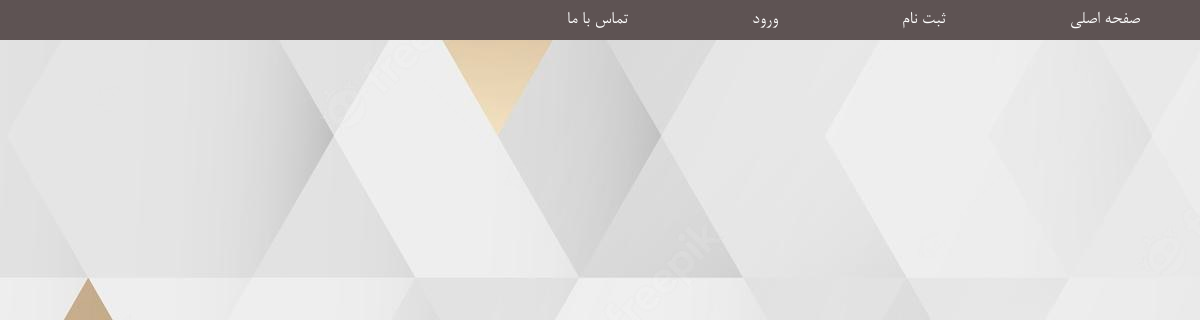
Page /polls/course/all on the earlier database version.
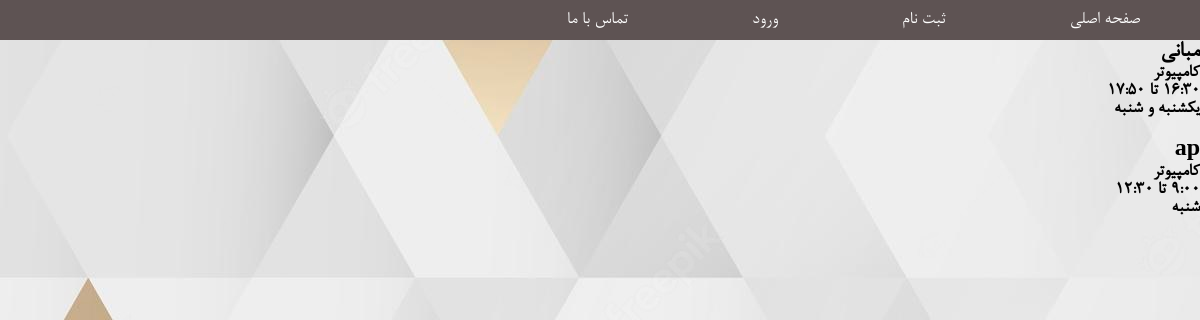
Same page on the later database version.
### polls/models.py (models this page shows, shortened)
class Course(models.Model):
    name = models.CharField(max_length=30)
    department = models.CharField(max_length=20)
    course_number = models.IntegerField()
    group_number = models.IntegerField()
    teacher = models.CharField(max_length=100)
    start_time = models.TimeField()
    end_time = models.TimeField()
    WEEKDAYS = (
        ('شنبه','شنبه'),
        ('یکشنبه','یکشنبه'),
        ('دوشنبه','دوشنبه'),
        ('سه شنبه','سه شنبه'),
        ('چهارشنبه','چهارشنبه')
    )
    first_day = models.CharField(max_length=10, choices=WEEKDAYS, null=False, blank=False)
    second_day = models.CharField(max_length=10, null=True, blank=True, choices=WEEKDAYS)

### polls/views.py (the view)
# urls.py: path('course/all', views.AllCoursesView.as_view(), name='all_course')
class AllCoursesView(generic.ListView):
    model = Course
    template_name = 'all_courses.html'

### polls/templates/all_courses.html
{% extends 'base.html' %}
{% block body %}
    <div id="all_course">
    {% for course in course_list %}
        <div class="{{ course.course_number }}_{{ course.group_number }}">
            <h2>{{ course.name }}</h2>
            <h3>{{ course.department }}</h3>
            <h3>{{ course.start_time }} تا {{ course.end_time }}</h3>
            <h3>{{ course.first_day }}{% if course.second_day is not None %} و {{ course.second_day }}{% endif %}</h3>
        </div>
        <br>
    {% endfor %}
    </div>
{% endblock %}

### polls/templates/base.html (shortened to what this page needs)
<!DOCTYPE html>
<html dir="rtl" lang="fa-IR">
<head>
    {% load static %}
    <link href='{% static "/polls/style.css" %}' rel='stylesheet' type='text/css'>
</head>
<body>
    <nav class="navbar">
        <ul>
			<li><a href="{% url 'polls:index' %}">صفحه اصلی</a></li>
            {% if not request.user.is_authenticated %}
                <li><a href="{% url 'polls:register' %}">ثبت نام</a></li>
                <li><a href="{% url 'polls:login' %}">ورود</a></li>
            {% else %}
                <li><a href="{% url 'polls:profile' %}">نمایه</a></li>
                <li><a href="{% url 'polls:panel' %}">پنل</a></li>
                <li><a href="{% url 'polls:logout' %}">خروج</a></li>
            {% endif %}
            <li><a href="{% url 'polls:contact' %}">تماس با ما</a></li>
		</ul>
	</nav>
    {% block body %}
    {% endblock %}
</body>
</html>

### polls/static/polls/style.css (style rules this page uses)
* { margin: 0; padding: 0; box-sizing: border-box; }
body { font-family: Bnazanin, serif; background: url("images/background.jpg"); }
.navbar ul { list-style-type: none; margin: 0; padding: 0; overflow: hidden; background-color: rgb(94, 83, 83); }
.navbar li { display: inline; }
.navbar li a { padding:5%; font-size: 1.2em; line-height: 40px; text-decoration: none; color: white; }

Differences in the rows shown:
added Course: name "مبانی", department "کامپیوتر", start_time "16:30", end_time "17:50", first_day "یکشنبه", second_day "شنبه"
added Course: name "ap", department "کامپیوتر", start_time "9:00", end_time "12:30", first_day "شنبه"
